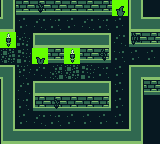

This is a level from a 2D game, rendered from its Tiled map with the project's own tilesets. A one-line summary and the complete map file follow:
An orthogonal 10x9 tile map with 16x16 px tiles, 2 tile layers (Map, Details).

<map version="1.10" tiledversion="1.11.0" orientation="orthogonal" renderorder="right-down" width="10" height="9" tilewidth="16" tileheight="16" infinite="0" nextlayerid="4" nextobjectid="2">
 <tileset firstgid="1" source="../../resources/tileset.tsx" />
 <layer id="1" name="Map" width="10" height="9">
  <data encoding="csv">
26,65,62,65,65,65,65,65,24,200,
46,167,127,147,167,127,147,167,44,5,
66,127,8,5,5,5,9,127,61,65,
127,147,64,65,65,65,63,147,167,167,
6,167,127,147,167,127,147,167,4,5,
24,127,8,5,5,5,9,167,27,65,
24,147,64,62,65,65,66,167,27,200,
24,167,127,147,167,167,167,167,27,200,
44,5,5,5,5,5,5,5,46,200
</data>
 </layer>
 <layer id="2" name="Details" width="10" height="9">
  <data encoding="csv">
0,0,0,0,0,0,0,115,0,0,
0,0,0,0,0,0,0,0,0,0,
74,126,0,0,0,0,0,0,0,0,
145,146,114,0,74,0,0,0,0,0,
0,166,0,144,145,146,0,0,0,0,
0,0,0,0,0,0,0,0,0,0,
0,0,0,0,0,0,0,0,0,0,
0,0,0,0,0,0,0,0,0,0,
0,0,0,0,0,0,0,0,0,0
</data>
 </layer>
</map>